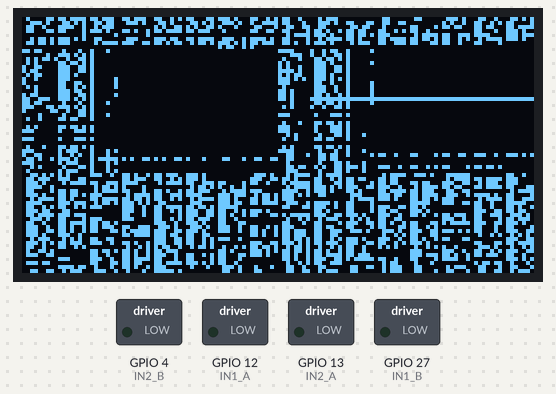
Simulated run of this sketch. Board: ESP32. Shown: 128×64 one-colour display, switched loads named in the sketch (green lamp = pin HIGH). Nothing arrives over Bluetooth unless stated; what the sketch prints to the serial monitor is not drawn.

Above: at 0.1 s.

The sketch:

ps3_kira_skill.ino
```cpp
#include <Ps3Controller.h>
#include <Wire.h>
#include <Adafruit_GFX.h>
#include <Adafruit_SSD1306.h>

// Definir pines para los motores
#define IN1_A 12
#define IN2_A 13
#define IN1_B 27
#define IN2_B 4

#define SPEED_SCALE 2 // Factor de escala para ajustar la sensibilidad del control de velocidad

// Definir el ancho y alto del display OLED
#define SCREEN_WIDTH 128
#define SCREEN_HEIGHT 64

// Crear una instancia del display OLED
Adafruit_SSD1306 display(SCREEN_WIDTH, SCREEN_HEIGHT, &Wire, -1);

// Imagen bitmap de "play"
const unsigned char epd_bitmap_play [] PROGMEM = {// '34', 128x64px

};

void setupMotors() {
    pinMode(IN1_A, OUTPUT);
    pinMode(IN2_A, OUTPUT);
    pinMode(IN1_B, OUTPUT);
    pinMode(IN2_B, OUTPUT);
}

void notify() {
    // Obtener valores de los sticks analógicos
    int leftJoyY = Ps3.data.analog.stick.ly; // Joystick izquierdo (adelante/atrás)
    int rightJoyX = Ps3.data.analog.stick.rx; // Joystick derecho (giro)

    // Invertir el valor del joystick izquierdo para que hacia adelante sea positivo
    int scaledSpeedForward = leftJoyY * SPEED_SCALE;
    // Aplicar factor de escala a la velocidad del motor para el giro
    int scaledSpeedTurn = rightJoyX * SPEED_SCALE;

    // Mapear el valor del joystick izquierdo escalado a una velocidad de motor para el movimiento hacia adelante/atrás
    int motorSpeedForward = map(scaledSpeedForward, -128 * SPEED_SCALE, 127 * SPEED_SCALE, -220, 220);
    // Mapear el valor del joystick derecho escalado a una velocidad de motor para el giro
    int motorSpeedTurn = map(scaledSpeedTurn, -128 * SPEED_SCALE, 127 * SPEED_SCALE, -220, 220);

    // Calcular las velocidades de los motores basadas en el control diferencial
    int leftMotorSpeed = motorSpeedForward + motorSpeedTurn;
    int rightMotorSpeed = motorSpeedForward - motorSpeedTurn;

    // Limitar los valores de velocidad a [-255, 255]
    leftMotorSpeed = constrain(leftMotorSpeed, -100, 240);
    rightMotorSpeed = constrain(rightMotorSpeed, -240, 100);
    // Controlar los motores con las velocidades calculadas
    // Motor A (izquierdo)
    if (leftMotorSpeed > 0) {
        analogWrite(IN1_A, leftMotorSpeed);
        analogWrite(IN2_A, 0);
    } else if (leftMotorSpeed < 0) {
        analogWrite(IN1_A, 0);
        analogWrite(IN2_A, -leftMotorSpeed);
    } else {
        analogWrite(IN1_A, 0);
        analogWrite(IN2_A, 0);
    }

    // Motor B (derecho)
    if (rightMotorSpeed > 0) {
        analogWrite(IN1_B, rightMotorSpeed);
        analogWrite(IN2_B, 0);
    } else if (rightMotorSpeed < 0) {
        analogWrite(IN1_B, 0);
        analogWrite(IN2_B, -rightMotorSpeed);
    } else {
        analogWrite(IN1_B, 0);
        analogWrite(IN2_B, 0);
    }
}

void onConnect() {
    Serial.println("Connected.");
}

void setup() {
    Serial.begin(115200);

    Ps3.attach(notify);
    Ps3.attachOnConnect(onConnect);
    Ps3.begin("00:25:56:45:Ob:c3");  // Iniciar con la dirección MAC específica

    setupMotors();  // Configurar los pines de los motores
    Serial.println("Ready.");

    // Inicializar el display OLED
    if (!display.begin(SSD1306_SWITCHCAPVCC, 0x3C)) {
        Serial.println(F("SSD1306 allocation failed"));
        for (;;); // Loop infinito para detener la ejecución si la inicialización falla
    }

    // Limpiar el buffer del display
    display.clearDisplay();

    // Mostrar la imagen bitmap
    display.drawBitmap(0, 0, epd_bitmap_play, 128, 64, SSD1306_WHITE);
    display.display();
}

void loop() {
    if (!Ps3.isConnected())
        return;

    delay(100); // Esperar un breve período para evitar saturar la CPU
}
```
